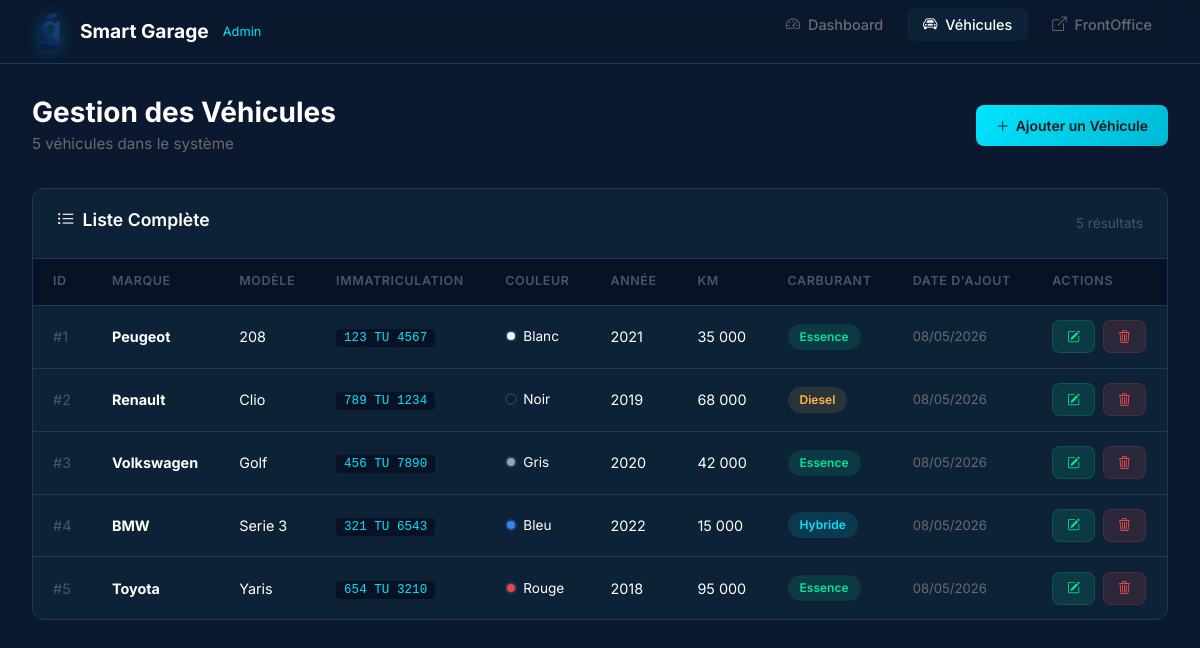
Page /index.php?action=manageVehicles on the committed database.
### tables this page shows
CREATE TABLE IF NOT EXISTS vehicle (
    id INT AUTO_INCREMENT PRIMARY KEY,
    marque VARCHAR(100) NOT NULL,
    modele VARCHAR(100) NOT NULL,
    immatriculation VARCHAR(20) NOT NULL UNIQUE,
    couleur VARCHAR(50) NOT NULL,
    annee INT NOT NULL,
    kilometrage INT NOT NULL,
    carburant ENUM('Essence','Diesel','Hybride','Electrique','GPL') NOT NULL,
    date_ajout DATETIME DEFAULT CURRENT_TIMESTAMP
);

### controllers/VehicleController.php (called while the page is built, shortened)
<?php
require_once __DIR__ . '/../models/Vehicle.php';
class VehicleController {
    private $vehicleModel;
    public function __construct() {
        $this->vehicleModel = new Vehicle();
    }
    public function manageVehicles() {
        $vehicles = $this->vehicleModel->list();
        require __DIR__ . '/../views/back/vehicle_list.php';
    }
}

### config/Database.php (called while the page is built, shortened)
<?php
class Database {
    private static $instance = null;
    private $connection;
    private $host = 'localhost';
    private $dbname = 'smart_garage_system';
    private $username = 'root';
    private $password = '';
    private $charset = 'utf8mb4';
    private function __construct() {
        try {
            $dsn = "mysql:host={$this->host};dbname={$this->dbname};charset={$this->charset}";
            $options = [
                PDO::ATTR_ERRMODE            => PDO::ERRMODE_EXCEPTION,
                PDO::ATTR_DEFAULT_FETCH_MODE => PDO::FETCH_ASSOC,
                PDO::ATTR_EMULATE_PREPARES   => false,
            ];
            $this->connection = new PDO($dsn, $this->username, $this->password, $options);
        } catch (PDOException $e) {
            die("Erreur de connexion à la base de données : " . $e->getMessage());
        }
    }
    public static function getInstance() {
        if (self::$instance === null) {
            self::$instance = new self();
        }
        return self::$instance;
    }
    public function getConnection() {
        return $this->connection;
    }
}

### models/Vehicle.php (called while the page is built, shortened)
<?php
require_once __DIR__ . '/../config/Database.php';
class Vehicle {
    private $db;
    public function __construct() {
        $this->db = Database::getInstance()->getConnection();
    }
    public function list() {
        $sql = "SELECT * FROM vehicle ORDER BY date_ajout DESC";
        $stmt = $this->db->query($sql);
        return $stmt->fetchAll();
    }
}

### views/back/vehicle_list.php (the view, shortened to what this page needs)
<?php require __DIR__ . '/layout_header.php'; ?>
<div style="display:flex; justify-content: space-between; align-items: center; margin-bottom: 2rem;">
    <div>
        <h1 class="page-title" style="margin-bottom:0.2rem;">Gestion des Véhicules</h1>
        <p class="page-subtitle" style="margin-bottom:0;">
            <?php echo count($vehicles); ?> véhicule<?php echo count($vehicles) !== 1 ? 's' : ''; ?> dans le système
        </p>
    </div>
    <a href="index.php?action=addVehicle" class="btn-sg btn-sg-primary">
        <i class="bi bi-plus-lg"></i> Ajouter un Véhicule
    </a>
</div>
<?php if (empty($vehicles)): ?>
    <div class="sg-form-wrap empty-state">
        <div class="empty-icon">📋</div>
        <h3>Aucun véhicule trouvé</h3>
        <p>Aucun véhicule n'est enregistré dans le système.</p>
        <a href="index.php?action=addVehicle" class="btn-sg btn-sg-primary">
            <i class="bi bi-plus-lg"></i> Ajouter un Véhicule
        </a>
    </div>
<?php else: ?>
    <div class="sg-table-wrap">
        <div class="table-header">
            <h3><i class="bi bi-list-ul me-2"></i>Liste Complète</h3>
            <span style="color:var(--text-muted);font-size:0.85rem;"><?php echo count($vehicles); ?> résultats</span>
        </div>
        <table class="sg-table">
            <thead>
                <tr>
                    <th>ID</th>
                    <th>Marque</th>
                    <th>Modèle</th>
                    <th>Immatriculation</th>
                    <th>Couleur</th>
                    <th>Année</th>
                    <th>Km</th>
                    <th>Carburant</th>
                    <th>Date d'ajout</th>
                    <th>Actions</th>
                </tr>
            </thead>
            <tbody>
                <?php foreach ($vehicles as $v): ?>
                    <?php
                        $colorMap = [
                            'blanc' => '#f5f5f5', 'noir' => '#1a1a1a', 'gris' => '#9ca3af',
                            'rouge' => '#ef4444', 'bleu' => '#3b82f6', 'vert' => '#22c55e',
                            'jaune' => '#f59e0b', 'orange' => '#f97316', 'marron' => '#92400e',
                            'beige' => '#d4a574', 'violet' => '#8b5cf6', 'rose' => '#ec4899',
                        ];
                        $dotColor = $colorMap[strtolower($v['couleur'])] ?? '#6b7280';
                    ?>
                    <tr>
                        <td style="color:var(--text-muted);">#<?php echo $v['id']; ?></td>
                        <td><strong><?php echo htmlspecialchars($v['marque']); ?></strong></td>
                        <td><?php echo htmlspecialchars($v['modele']); ?></td>
                        <td><code style="color:var(--accent);background:var(--bg-secondary);padding:2px 8px;border-radius:4px;"><?php echo htmlspecialchars($v['immatriculation']); ?></code></td>
                        <td>
                            <span class="badge-color">
                                <span class="color-dot" style="background:<?php echo $dotColor; ?>;"></span>
                                <?php echo htmlspecialchars($v['couleur']); ?>
                            </span>
                        </td>
                        <td><?php echo $v['annee']; ?></td>
                        <td><?php echo number_format($v['kilometrage'], 0, ',', ' '); ?></td>
                        <td><span class="badge-fuel <?php echo strtolower($v['carburant']); ?>"><?php echo htmlspecialchars($v['carburant']); ?></span></td>
                        <td style="color:var(--text-secondary);font-size:0.82rem;"><?php echo date('d/m/Y', strtotime($v['date_ajout'])); ?></td>
                        <td>
                            <div class="btn-group-actions">
                                <a href="index.php?action=editVehicle&id=<?php echo $v['id']; ?>" class="btn-sg btn-sg-success btn-sg-sm" title="Modifier">
                                    <i class="bi bi-pencil-square"></i>
                                </a>
                                <button type="button" class="btn-sg btn-sg-danger btn-sg-sm"
                                        onclick="confirmDelete('index.php?action=deleteVehicle&id=<?php echo $v['id']; ?>')"
                                        title="Supprimer">
                                    <i class="bi bi-trash3"></i>
                                </button>
                            </div>
                        </td>
                    </tr>
                <?php endforeach; ?>
            </tbody>
        </table>
    </div>
<?php endif; ?>
<?php require __DIR__ . '/layout_footer.php'; ?>

### assets/css/style.css (style rules this page uses)
:root { --bg-primary: #0A192F; --bg-secondary: #071225; --bg-card: #0D2137; --bg-card-hover: #122B45; --border-color: #1C3A5C; --text-primary: #FFFFFF; --text-secondary: #6B6B6B; --text-muted: #4A5568; --accent: #00E5FF; --accent-hover: #33EBFF; --accent-glow: rgba(0, 229, 255, 0.25); --success: #00E5A0; --success-bg: rgba(0, 229, 160, 0.12); --danger: #FF5252; --danger-bg: rgba(255, 82, 82, 0.12); --warning: #FFB74D; --warning-bg: rgba(255, 183, 77, 0.12); --info: #00E5FF; --info-bg: rgba(0, 229, 255, 0.12); --gradient-1: linear-gradient(135deg, #00E5FF, #00B8D4); --gradient-2: linear-gradient(135deg, #00E5A0, #00BFA5); --gradient-3: linear-gradient(135deg, #FFB74D, #FF9800); --gradient-4: linear-gradient(135deg, #00E5FF, #40C4FF); --text-dark: #1A1A1A; --radius: 12px; --radius-sm: 8px; --shadow: 0 4px 24px rgba(0, 0, 0, 0.4); --shadow-lg: 0 8px 40px rgba(0, 0, 0, 0.5); --transition: all 0.3s cubic-bezier(0.4, 0, 0.2, 1); }
* { margin: 0; padding: 0; box-sizing: border-box; }
body { font-family: 'Inter', sans-serif; background: var(--bg-primary); color: var(--text-primary); min-height: 100vh; -webkit-font-smoothing: antialiased; }
.page-title { font-size: 1.75rem; font-weight: 700; margin-bottom: 0.3rem; }
.page-subtitle { color: var(--text-secondary); font-size: 0.95rem; margin-bottom: 2rem; }
.sg-table-wrap { background: var(--bg-card); border: 1px solid var(--border-color); border-radius: var(--radius); overflow: hidden; }
.sg-table-wrap .table-header { display: flex; align-items: center; justify-content: space-between; padding: 1.25rem 1.5rem; border-bottom: 1px solid var(--border-color); }
.sg-table-wrap .table-header h3 { font-size: 1.1rem; font-weight: 600; }
.sg-table { width: 100%; border-collapse: collapse; }
.sg-table thead th { text-align: left; padding: 0.85rem 1.25rem; font-size: 0.78rem; font-weight: 600; color: var(--text-muted); text-transform: uppercase; letter-spacing: 0.05em; border-bottom: 1px solid var(--border-color); background: var(--bg-secondary); }
.sg-table tbody tr { transition: var(--transition); }
.sg-table tbody td { padding: 0.9rem 1.25rem; font-size: 0.9rem; border-bottom: 1px solid var(--border-color); color: var(--text-primary); }
.sg-table tbody tr:last-child td { border-bottom: none; }
.badge-fuel { display: inline-block; padding: 4px 12px; border-radius: 50px; font-size: 0.75rem; font-weight: 600; text-transform: capitalize; }
.badge-fuel.essence { background: var(--success-bg); color: var(--success); }
.badge-fuel.diesel { background: var(--warning-bg); color: var(--warning); }
.badge-fuel.hybride { background: var(--info-bg); color: var(--info); }
.badge-color { display: inline-flex; align-items: center; gap: 6px; font-size: 0.85rem; }
.badge-color .color-dot { width: 12px; height: 12px; border-radius: 50%; border: 2px solid var(--border-color); }
.btn-sg { display: inline-flex; align-items: center; gap: 6px; padding: 10px 20px; border-radius: var(--radius-sm); font-family: 'Inter', sans-serif; font-size: 0.875rem; font-weight: 600; border: none; cursor: pointer; transition: var(--transition); text-decoration: none; }
.btn-sg-primary { background: var(--gradient-1); color: var(--text-dark); }
.btn-sg-success { background: var(--success-bg); color: var(--success); border: 1px solid rgba(34, 197, 94, 0.2); }
.btn-sg-danger { background: var(--danger-bg); color: var(--danger); border: 1px solid rgba(239, 68, 68, 0.2); }
.btn-sg-sm { padding: 6px 14px; font-size: 0.8rem; }
.btn-group-actions { display: flex; gap: 0.5rem; }

### rows in the picture
vehicle: id "1", marque "Peugeot", modele "208", immatriculation "123 TU 4567", couleur "Blanc", annee "2021", kilometrage "35 000", carburant "Essence", date_ajout "08/05/2026"
vehicle: id "2", marque "Renault", modele "Clio", immatriculation "789 TU 1234", couleur "Noir", annee "2019", kilometrage "68 000", carburant "Diesel", date_ajout "08/05/2026"
vehicle: id "3", marque "Volkswagen", modele "Golf", immatriculation "456 TU 7890", couleur "Gris", annee "2020", kilometrage "42 000", carburant "Essence", date_ajout "08/05/2026"
vehicle: id "4", marque "BMW", modele "Serie 3", immatriculation "321 TU 6543", couleur "Bleu", annee "2022", kilometrage "15 000", carburant "Hybride", date_ajout "08/05/2026"
vehicle: id "5", marque "Toyota", modele "Yaris", immatriculation "654 TU 3210", couleur "Rouge", annee "2018", kilometrage "95 000", carburant "Essence", date_ajout "08/05/2026"

### other values in the picture
count($vehicles) "5"
